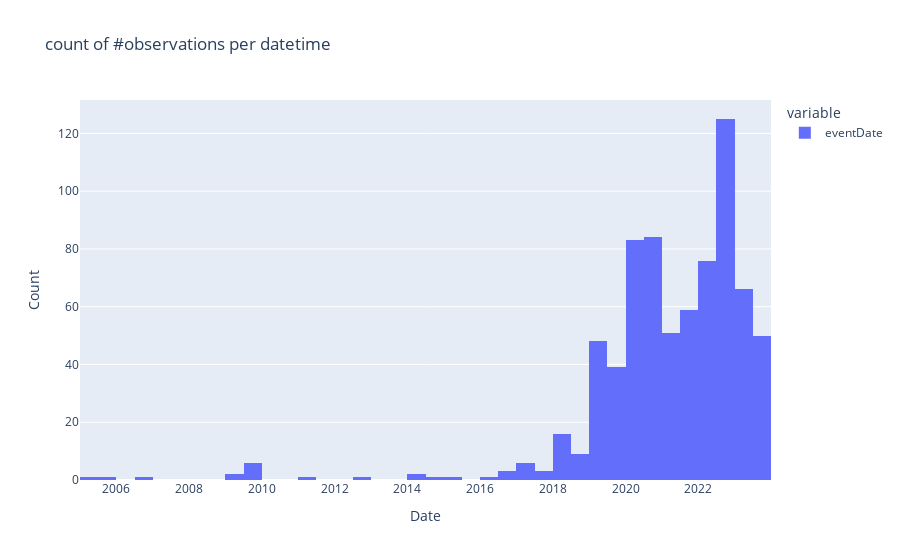

Notebook source saved alongside this figure:
### Markdown cell above
<div class="alert alert-warning">
<b>[Question 1.3] New features </b>  <br>
What features have you added? If a particular manipulation has been applied, please explain.
</div> 

<br><font size=7 color=#009999> <b>PART 2 - DATA VISUALIZATION</b> </font> <br><br>

Now that we are done with handling and preprocessing the data, we will further dig into the dataset to see what it actually contains.

<br><font size=5 color=#009999> <b>PART 2.1 - DATASET EXPLORATION</b> </font> <br><br>

Bringing an **understanding of data** to data scientists **is crucial**. Visualizing the distributions of each feature generally provides a good insight into how that data is distributed. 

There exists plenty of ways for visualizing large amount of data. Indeed, data visualization is a whole branch of data science which aims to make accessible the ways to view and understand data.

Hopefully, there also exists many amazing tools that allow you to plot data efficiently. We provide you with two simple examples of those (note that we sometimes subsample the dataset to avoid plots with a too large amount of points, which can be slow on some computers).

### Code cell
"""
CELL N°7: OBSERVATIONS PER DATETIME
"""

fig = df.sample(frac=0.01, random_state=1234)["eventDate"].hist(
    backend="plotly", title="count of #observations per datetime"
)

fig.update_layout(
    xaxis_title="Date",
    yaxis_title="Count",
)

### Figure 1 — Plotly figure (JSON) as saved in the notebook; plotly's stock layout.template omitted (floating-point values rounded to 4 significant figures; data arrays with more than 128 entries replaced by an {"elided": "..."} marker saying what was removed)
{"data": [{"alignmentgroup": "True", "bingroup": "x", "hovertemplate": "variable=eventDate<br>value=%{x}<br>count=%{y}<extra></extra>", "legendgroup": "eventDate", "marker": {"color": "#636efa", "pattern": {"shape": ""}}, "name": "eventDate", "offsetgroup": "eventDate", "orientation": "v", "showlegend": true, "type": "histogram", "x": {"elided": "736 str values"}, "xaxis": "x", "yaxis": "y"}], "layout": {"autosize": true, "barmode": "relative", "legend": {"title": {"text": "variable"}, "tracegroupgap": 0}, "title": {"text": "count of #observations per datetime"}, "xaxis": {"anchor": "y", "autorange": true, "domain": [0, 1], "range": ["2004-12-31 06:00", "2023-12-31 06:00"], "title": {"text": "Date"}, "type": "date"}, "yaxis": {"anchor": "x", "autorange": true, "domain": [0, 1], "range": [0, 131.6], "title": {"text": "Count"}}}}
